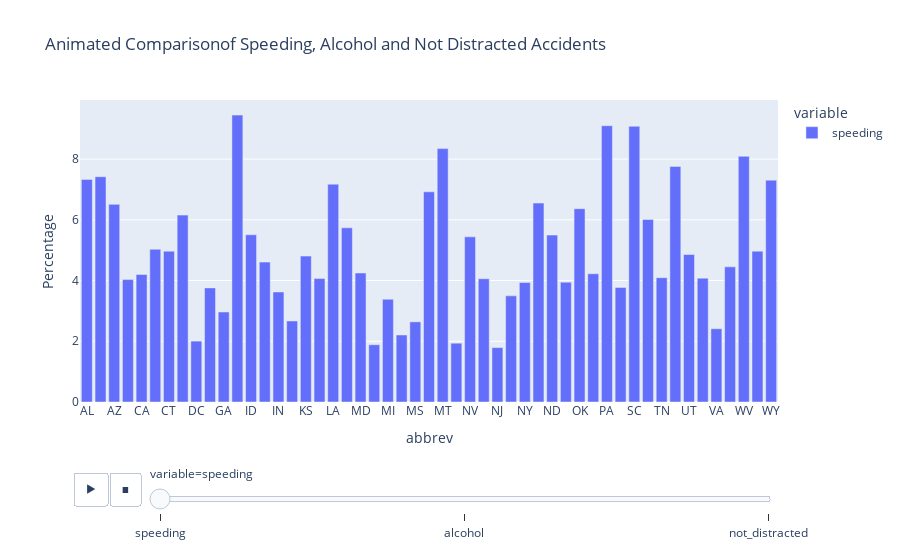

The code cell stored with this chart in its notebook:
### Code cell
melted_df = df.melt(id_vars=['abbrev'], value_vars=['speeding','alcohol', 'not_distracted'])

fig = px.bar(melted_df, x='abbrev', y='value', color='variable',
             animation_frame='variable',
             title='Animated Comparisonof Speeding, Alcohol and Not Distracted Accidents',
             labels={'value':'Percentage'})
fig.show()

### Figure 1 — Plotly figure (JSON) as saved in the notebook; plotly's stock layout.template omitted (floating-point values rounded to 4 significant figures)
{"data": [{"hovertemplate": "variable=speeding<br>abbrev=%{x}<br>Percentage=%{y}<extra></extra>", "legendgroup": "speeding", "marker": {"color": "#636efa", "pattern": {"shape": ""}}, "name": "speeding", "orientation": "v", "showlegend": true, "textposition": "auto", "type": "bar", "x": ["AL", "AK", "AZ", "AR", "CA", "CO", "CT", "DE", "DC", "FL", "GA", "HI", "ID", "IL", "IN", "IA", "KS", "KY", "LA", "ME", "MD", "MA", "MI", "MN", "MS", "MO", "MT", "NE", "NV", "NH", "NJ", "NM", "NY", "NC", "ND", "OH", "OK", "OR", "PA", "RI", "SC", "SD", "TN", "TX", "UT", "VT", "VA", "WA", "WV", "WI", "WY"], "xaxis": "x", "y": [7.332, 7.421, 6.51, 4.032, 4.2, 5.032, 4.968, 6.156, 2.006, 3.759, 2.964, 9.45, 5.508, 4.608, 3.625, 2.669, 4.806, 4.066, 7.175, 5.738, 4.25, 1.886, 3.384, 2.208, 2.64, 6.923, 8.346, 1.937, 5.439, 4.06, 1.792, 3.496, 3.936, 6.552, 5.497, 3.948, 6.368, 4.224, 9.1, 3.774, 9.082, 6.014, 4.095, 7.76, 4.859, 4.08, 2.413, 4.452, 8.092, 4.968, 7.308], "yaxis": "y"}], "layout": {"barmode": "relative", "legend": {"title": {"text": "variable"}, "tracegroupgap": 0}, "sliders": [{"active": 0, "currentvalue": {"prefix": "variable="}, "len": 0.9, "pad": {"b": 10, "t": 60}, "steps": [{"args": [["speeding"], {"frame": {"duration": 0, "redraw": true}, "fromcurrent": true, "mode": "immediate", "transition": {"duration": 0, "easing": "linear"}}], "label": "speeding", "method": "animate"}, {"args": [["alcohol"], {"frame": {"duration": 0, "redraw": true}, "fromcurrent": true, "mode": "immediate", "transition": {"duration": 0, "easing": "linear"}}], "label": "alcohol", "method": "animate"}, {"args": [["not_distracted"], {"frame": {"duration": 0, "redraw": true}, "fromcurrent": true, "mode": "immediate", "transition": {"duration": 0, "easing": "linear"}}], "label": "not_distracted", "method": "animate"}], "x": 0.1, "xanchor": "left", "y": 0, "yanchor": "top"}], "title": {"text": "Animated Comparisonof Speeding, Alcohol and Not Distracted Accidents"}, "updatemenus": [{"buttons": [{"args": [null, {"frame": {"duration": 500, "redraw": true}, "fromcurrent": true, "mode": "immediate", "transition": {"duration": 500, "easing": "linear"}}], "label": "&#9654;", "method": "animate"}, {"args": [[null], {"frame": {"duration": 0, "redraw": true}, "fromcurrent": true, "mode": "immediate", "transition": {"duration": 0, "easing": "linear"}}], "label": "&#9724;", "method": "animate"}], "direction": "left", "pad": {"r": 10, "t": 70}, "showactive": false, "type": "buttons", "x": 0.1, "xanchor": "right", "y": 0, "yanchor": "top"}], "xaxis": {"anchor": "y", "domain": [0, 1], "title": {"text": "abbrev"}}, "yaxis": {"anchor": "x", "domain": [0, 1], "title": {"text": "Percentage"}}}}
